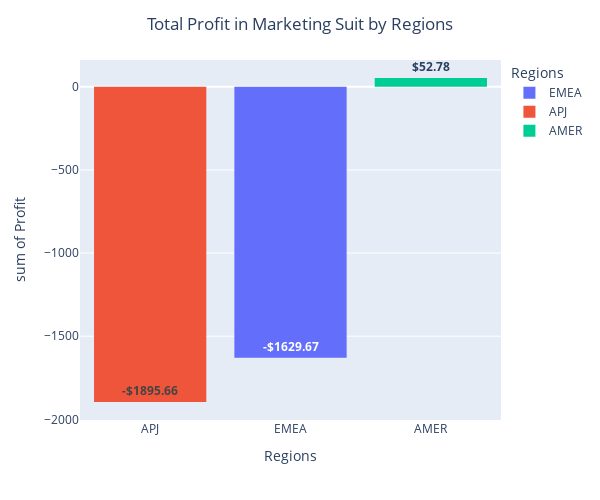

Notebook code cell kept with this figure:
### Code cell
df_plot_region = df_ms
fig = px.histogram(df_plot_region, x="Region", y="Profit",
             color='Region', barmode='relative',
             histfunc='sum', text_auto=True,
             height=500, width=600,
             labels={
                     "Region": "Regions",
                     })

fig.update_traces(textposition='auto',texttemplate="<b>%{y:$.2f}</b>")
fig.update_layout(
    title_text="Total Profit in Marketing Suit by Regions", title_x=0.5,
    barmode="relative",
    uniformtext=dict(mode="hide", minsize=10),
    xaxis={'categoryorder': 'total ascending'}
)
fig.show()

### Figure 1 — Plotly figure (JSON) as saved in the notebook; plotly's stock layout.template omitted (floating-point values rounded to 4 significant figures)
{"data": [{"alignmentgroup": "True", "bingroup": "x", "histfunc": "sum", "hovertemplate": "Regions=%{x}<br>sum of Profit=%{y}<extra></extra>", "legendgroup": "EMEA", "marker": {"color": "#636efa", "pattern": {"shape": ""}}, "name": "EMEA", "offsetgroup": "EMEA", "orientation": "v", "showlegend": true, "textposition": "auto", "texttemplate": "<b>%{y:$.2f}</b>", "type": "histogram", "x": ["EMEA", "EMEA", "EMEA", "EMEA", "EMEA", "EMEA", "EMEA", "EMEA", "EMEA", "EMEA", "EMEA", "EMEA", "EMEA", "EMEA", "EMEA", "EMEA", "EMEA", "EMEA", "EMEA", "EMEA", "EMEA", "EMEA", "EMEA", "EMEA", "EMEA", "EMEA", "EMEA", "EMEA", "EMEA", "EMEA", "EMEA", "EMEA", "EMEA", "EMEA", "EMEA", "EMEA", "EMEA", "EMEA", "EMEA", "EMEA", "EMEA", "EMEA", "EMEA", "EMEA", "EMEA", "EMEA", "EMEA", "EMEA", "EMEA", "EMEA", "EMEA", "EMEA", "EMEA", "EMEA", "EMEA", "EMEA", "EMEA", "EMEA", "EMEA", "EMEA", "EMEA", "EMEA", "EMEA", "EMEA", "EMEA", "EMEA", "EMEA", "EMEA", "EMEA", "EMEA", "EMEA", "EMEA", "EMEA", "EMEA", "EMEA", "EMEA", "EMEA", "EMEA", "EMEA", "EMEA", "EMEA", "EMEA", "EMEA", "EMEA", "EMEA", "EMEA", "EMEA", "EMEA", "EMEA", "EMEA", "EMEA", "EMEA", "EMEA", "EMEA", "EMEA", "EMEA", "EMEA", "EMEA"], "xaxis": "x", "y": [41.91, -1665.0, 112.4, 46.98, -4.859, 271.4, 4.8, -110.5, 9.302, 12.12, 90.29, 21.72, 4.337, -786.7, 52.8, 196.7, -28.98, -22.1, 23.32, -98.8, 79.19, 1.16, -67.67, 140.7, 5.129, 77.58, 374.6, 9.088, 50.83, -240.8, 41.17, 24.2, -15.72, -211.5, 97.46, 5.798, 172.5, -25.3, 75.73, -16.08, -81.94, -37.94, -143.8, 48.12, -44.2, -153.0, -32.22, -183.6, 41.39, 185.3, -384.7, 158.6, -25.05, -45.35, -250.5, 30.1, 126.2, -128.2, 88.72, -103.9, 12.78, 33.87, -53.29, 0, 10.86, -50.1, 69.68, 53.23, 407.1, 42.59, -26.2, -36.29, 56.2, 125.6, 5.798, -363.5, -217.0, 78.65, -190.9, -247.8, 39.75, 291.4, -14.52, -44.2, -78.08, -89.07, -81.44, 8.194, 7.199, -3.886, -7.773, 32.47, -205.0, -15.72, -10.02, -5.01, 1013.0, 8.498], "yaxis": "y"}, {"alignmentgroup": "True", "bingroup": "x", "histfunc": "sum", "hovertemplate": "Regions=%{x}<br>sum of Profit=%{y}<extra></extra>", "legendgroup": "APJ", "marker": {"color": "#EF553B", "pattern": {"shape": ""}}, "name": "APJ", "offsetgroup": "APJ", "orientation": "v", "showlegend": true, "textposition": "auto", "texttemplate": "<b>%{y:$.2f}</b>", "type": "histogram", "x": ["APJ", "APJ", "APJ", "APJ", "APJ", "APJ", "APJ", "APJ", "APJ", "APJ", "APJ", "APJ", "APJ", "APJ", "APJ", "APJ", "APJ", "APJ", "APJ", "APJ", "APJ", "APJ", "APJ", "APJ", "APJ", "APJ", "APJ", "APJ", "APJ", "APJ", "APJ", "APJ", "APJ", "APJ", "APJ", "APJ", "APJ", "APJ", "APJ", "APJ", "APJ", "APJ", "APJ", "APJ", "APJ", "APJ", "APJ", "APJ", "APJ", "APJ", "APJ"], "xaxis": "x", "y": [-46.98, -317.2, -36.24, -11.6, 203.6, -35.91, -71.81, -36.67, -14.14, -225.1, 60.39, 13.92, 56.99, -97.23, -14.46, -42.11, 83.25, -19.87, -117.9, -14.2, -52.89, 20.48, -225.1, -76.01, -126.5, -52.2, -119.2, 38.27, 82.34, -437.5, -91.76, 36.29, 236.0, -13.0, -27.26, 31.04, -30.29, 0, 101.7, 32.49, -17.03, -36.12, 54.71, -70.49, -138.0, -6.02, -114.0, -96.47, -18.06, -30.1, -67.67], "yaxis": "y"}, {"alignmentgroup": "True", "bingroup": "x", "histfunc": "sum", "hovertemplate": "Regions=%{x}<br>sum of Profit=%{y}<extra></extra>", "legendgroup": "AMER", "marker": {"color": "#00cc96", "pattern": {"shape": ""}}, "name": "AMER", "offsetgroup": "AMER", "orientation": "v", "showlegend": true, "textposition": "auto", "texttemplate": "<b>%{y:$.2f}</b>", "type": "histogram", "x": ["AMER", "AMER", "AMER", "AMER", "AMER", "AMER", "AMER", "AMER", "AMER", "AMER", "AMER", "AMER", "AMER", "AMER", "AMER", "AMER", "AMER", "AMER", "AMER", "AMER", "AMER", "AMER", "AMER", "AMER", "AMER", "AMER", "AMER", "AMER", "AMER", "AMER", "AMER", "AMER", "AMER", "AMER", "AMER", "AMER", "AMER", "AMER", "AMER", "AMER", "AMER", "AMER", "AMER", "AMER", "AMER", "AMER", "AMER", "AMER", "AMER", "AMER", "AMER", "AMER", "AMER", "AMER", "AMER", "AMER", "AMER", "AMER", "AMER", "AMER", "AMER", "AMER", "AMER", "AMER", "AMER", "AMER", "AMER", "AMER", "AMER", "AMER", "AMER", "AMER", "AMER", "AMER", "AMER", "AMER", "AMER", "AMER", "AMER"], "xaxis": "x", "y": [-244.3, -48.7, 31.45, 10.48, -30.25, 18.7, -15.62, -12.69, 12.0, 16.8, 27.36, -14.48, -4.839, -20.7, 39.75, 20.04, 41.13, 38.0, 201.0, -6.049, 20.0, -13.8, -18.15, 56.39, 31.09, 18.45, 20.52, 3.42, -36.29, 24.24, 6.549, 20.93, 85.18, 41.86, 225.7, 75.59, 34.49, 3.929, -357.0, -29.61, 259.9, 57.49, 6.549, 35.24, -320.6, -4.839, 210.7, 14.1, -12.1, 70.49, -168.0, 14.1, 25.51, 15.7, 41.17, -199.6, -12.88, 42.0, 7.773, 141.0, -191.6, -12.1, 5.129, 28.96, -30.15, 21.29, 129.3, 25.2, -29.61, 28.41, -376.7, -241.2, 12.1, 7.049, 40.97, -64.94, 84.29, 160.3, -40.2], "yaxis": "y"}], "layout": {"barmode": "relative", "height": 500, "legend": {"title": {"text": "Regions"}, "tracegroupgap": 0}, "margin": {"t": 60}, "title": {"text": "Total Profit in Marketing Suit by Regions", "x": 0.5}, "uniformtext": {"minsize": 10, "mode": "hide"}, "width": 600, "xaxis": {"anchor": "y", "categoryarray": ["EMEA", "APJ", "AMER"], "categoryorder": "total ascending", "domain": [0, 1], "title": {"text": "Regions"}}, "yaxis": {"anchor": "x", "domain": [0, 1], "title": {"text": "sum of Profit"}}}}
